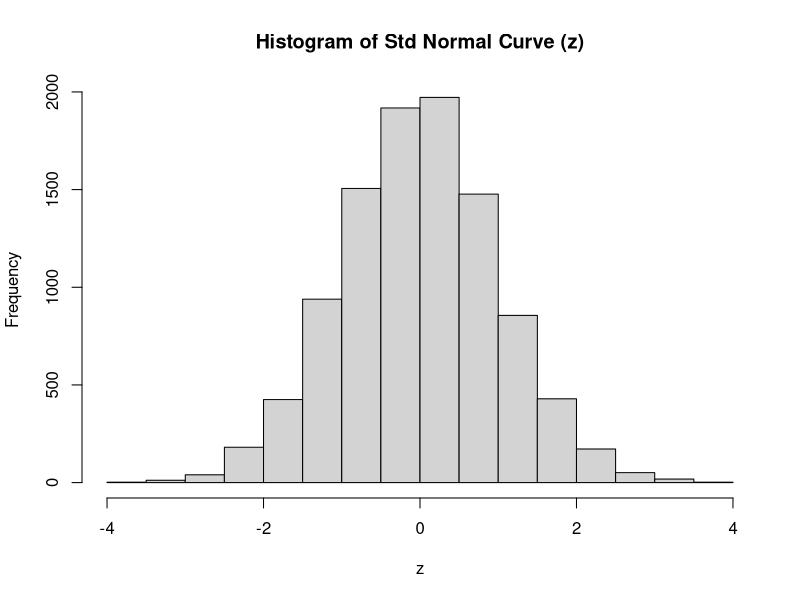
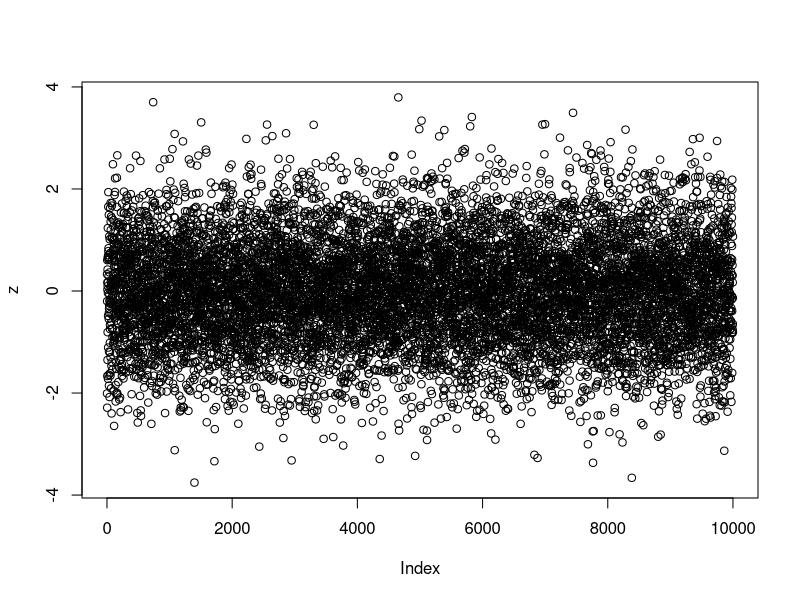
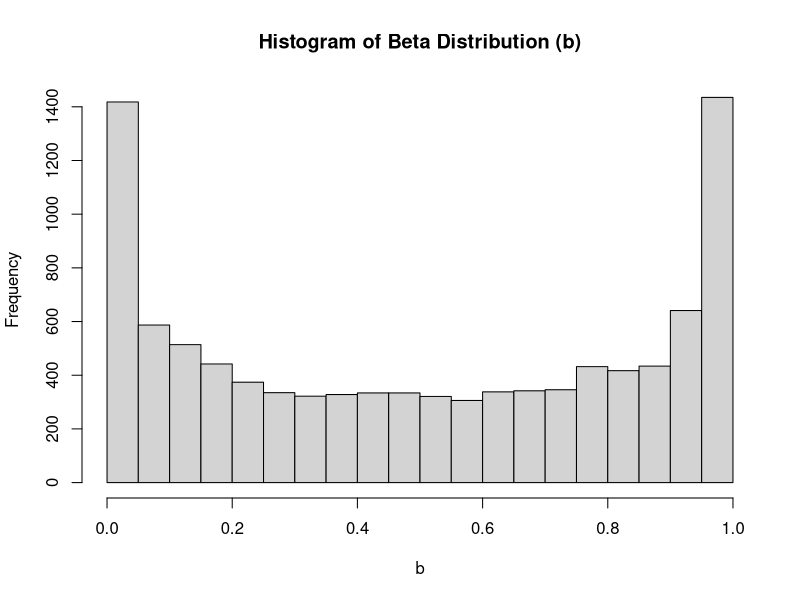
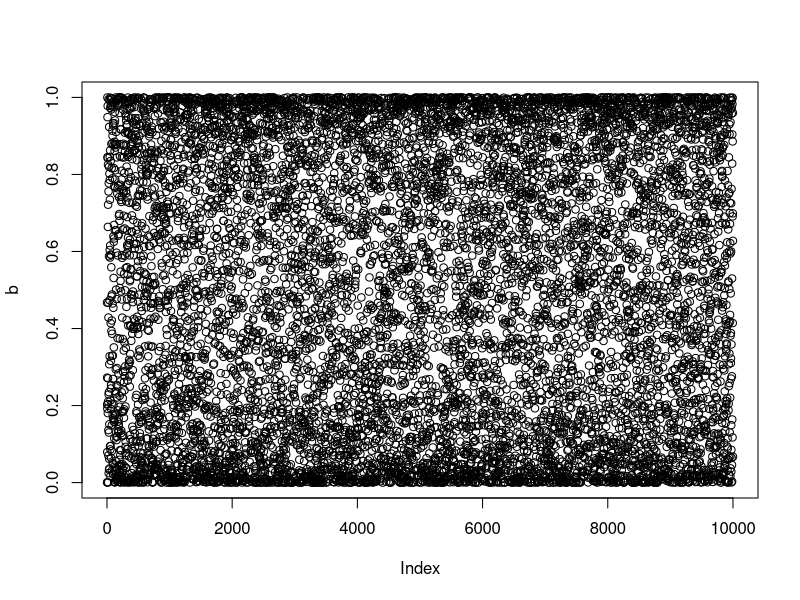
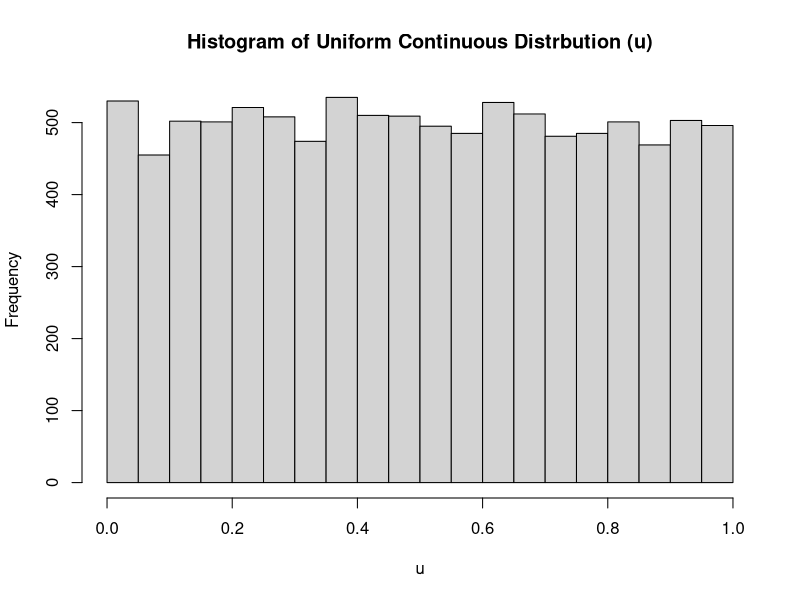
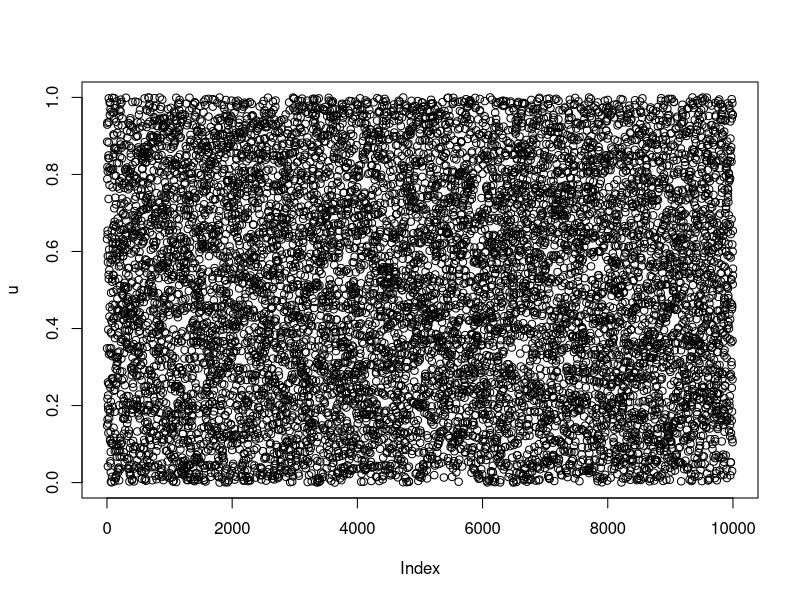
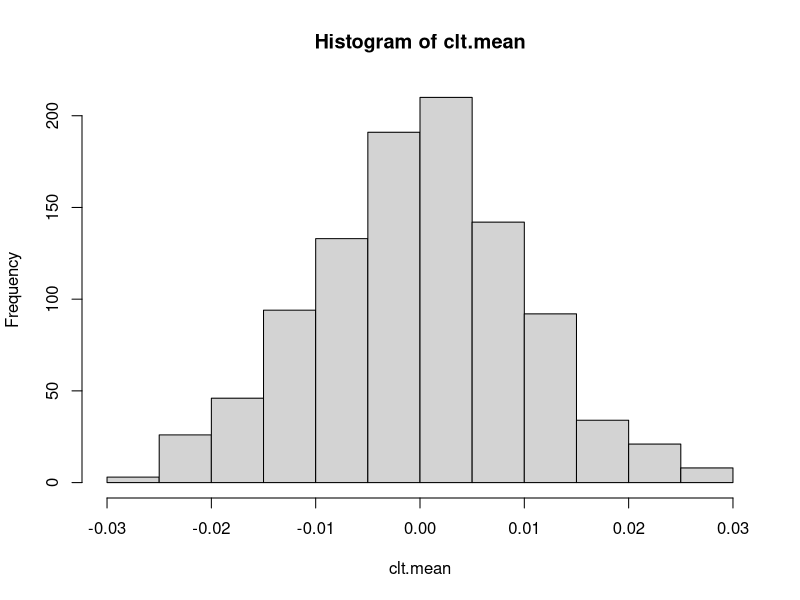
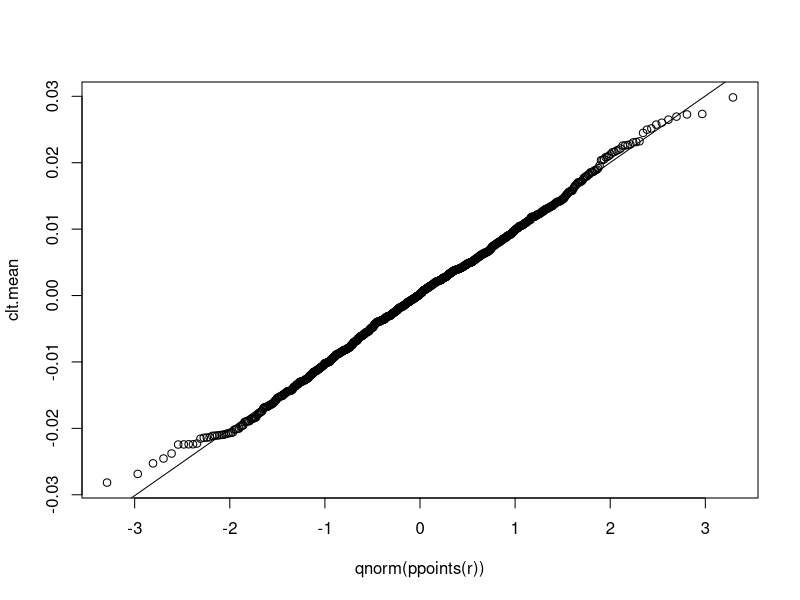

Recreate these plots in R, in order.
####+####+####+####+####+####+####+####+####+####+####+####+####+####+####+####+

#Marc d. Paradis
#R 3.5.1 for Windows
#RStudio 1.1.456

n <- 10000 # Number of units pulled per sample (Rule of Thumb minimum n > 30)
r <- 1000 # Number of samples (Trials) pulled from population (No Rule of Thumb
          # but larger is better)

set.seed(213)
z <- 
  rnorm(
    n = n, 
    mean = 0, 
    sd = 1
    )

set.seed(214)
b <- 
  rbeta(
    n = n, 
    shape1 = 0.5, 
    shape2 = 0.5
    )

set.seed(215)
u <- 
  runif(
    n = n, 
    min = 0, 
    max = 1
    )

hist(
  x = z,
  main = 'Histogram of Std Normal Curve (z)'
  )
plot(
   x = z
  )
mean(z)
sd(z)
# Theoretical mean = 0

hist(
  x = b,
  main = 'Histogram of Beta Distribution (b)'
  )
plot(
  x = b
  )
mean(b)
sd(b)
# Theoretical mean = 0.5

hist(
  x = u,
  main = 'Histogram of Uniform Continuous Distrbution (u)'
  )
plot(
  x = u
  )
mean(u)
sd(u)
# Theoretical mean = 0.5

# R likes to have a defined vector to iterate over. It is a best practice to 
# create either an empty vector, or an appropriately sized and typed vector.
clt.mean <- NULL

# For loop to run through multiple r-samples of n-pulls each
# Population is a Standard Normal Distribution
for(i in 1:r){
  z <- 
    rnorm(
      n = n, 
      mean = 0, 
      sd = 1
      )
  i <- 
    mean(z)
  clt.mean <- 
    rbind(
      clt.mean, 
      i
      )
  }

hist(
  x = clt.mean
  )
mean(clt.mean) #should be 0
mean(z)
sd(clt.mean)
sd(z)
sd(z) / sqrt(n)
sd(clt.mean) * sqrt(n)
qqplot(
  x = qnorm(
    ppoints(r)
    ), 
  y = clt.mean
  )
abline(
  lm(
    formula = sort(clt.mean) ~ sort(qnorm(ppoints(r)))
    )
  )
summary.lm(
  object = lm(
    formula = sort(clt.mean) ~ sort(qnorm(ppoints(r)))
    )
  )
shapiro.test(clt.mean) #p > 0.05 means failed to disprove normality

# Clearing out vector so I can re-use it below for the beta distribution
clt.mean <- NULL

# For loop to run through multiple r-samples of n-pulls each
# Population is a beta distribution
for(i in 1:r){
  b <- 
    rbeta(
      n = n, 
      shape1 = 0.5, 
      shape2 = 0.5
      )
  i <- 
    mean(b)
  clt.mean <- 
    rbind(
      clt.mean, 
      i
      )
  }

hist(
  x = clt.mean
  )
mean(clt.mean) #should be 0.5
mean(b)
sd(clt.mean)
sd(b)
sd(b) / sqrt(n)
sd(clt.mean) * sqrt(n)
qqplot(
  x = qnorm(
    ppoints(r)
    ), 
  y = clt.mean
  )
abline(
  lm(
    formula = sort(clt.mean) ~ sort(qnorm(ppoints(r)))
    )
  )
summary.lm(
  object = lm(
    formula = sort(clt.mean) ~ sort(qnorm(ppoints(r)))
    )
  )
shapiro.test(clt.mean) #p > 0.05 means failed to disprove normality

# Clearing out vector so I can re-use it below for the beta distribution
clt.mean <- NULL

# For loop to run through multiple r-samples of n-pulls each
# Population is a beta distribution
for(i in 1:r){
  u <- 
    runif(
      n = n, 
      min = 0, 
      max = 1
      )
  i <- 
    mean(u)
  clt.mean <- 
    rbind(
      clt.mean, 
      i
      )
  }

hist(
  x = clt.mean
  )
mean(clt.mean) #should be 0.5
mean(u)
sd(clt.mean)
sd(u)
sd(u) / sqrt(n)
sd(clt.mean) * sqrt(n)
qqplot(
  x = qnorm(
    ppoints(r)
    ), 
  y = clt.mean
  )
abline(
  lm(
    formula = sort(clt.mean) ~ sort(qnorm(ppoints(r)))
    )
  )
summary.lm(
  object = lm(
    formula = sort(clt.mean) ~ sort(qnorm(ppoints(r)))
    )
  )
shapiro.test(clt.mean) #p > 0.05 means failed to disprove normality

# Clearing out vector so I can re-use it below for the beta distribution
clt.mean <- NULL

# For loop to run through multiple r-samples of n-pulls each
# Population is a Standard Normal distribution
for(i in 1:r){
  z.sd <- 
    rnorm(
      n = n, 
      mean = 0, 
      sd = 1
      )
  i <- 
    sd(z.sd)
  clt.mean <- 
    rbind(
      clt.mean, 
      i
      )
  }

hist(
  x = clt.mean
  )
mean(clt.mean) #should be 1
mean(z.sd)
sd(clt.mean)
sd(z.sd)
sd(z.sd) / sqrt(n)
sd(clt.mean) * sqrt(n)
qqplot(
  x = qnorm(
    p = ppoints(r)
    ), 
  y = clt.mean
  )
abline(
  lm(
    formula = sort(clt.mean) ~ sort(qnorm(ppoints(r)))
    )
  )
summary.lm(
  object = lm(
    formula = sort(clt.mean) ~ sort(qnorm(ppoints(r)))
    )
  )
shapiro.test(clt.mean) #p > 0.05 means failed to disprove normality

rm(
  list = ls()
  ) # Clears global environment of all visible objects (some hidden objects may
    # remain)

# END
